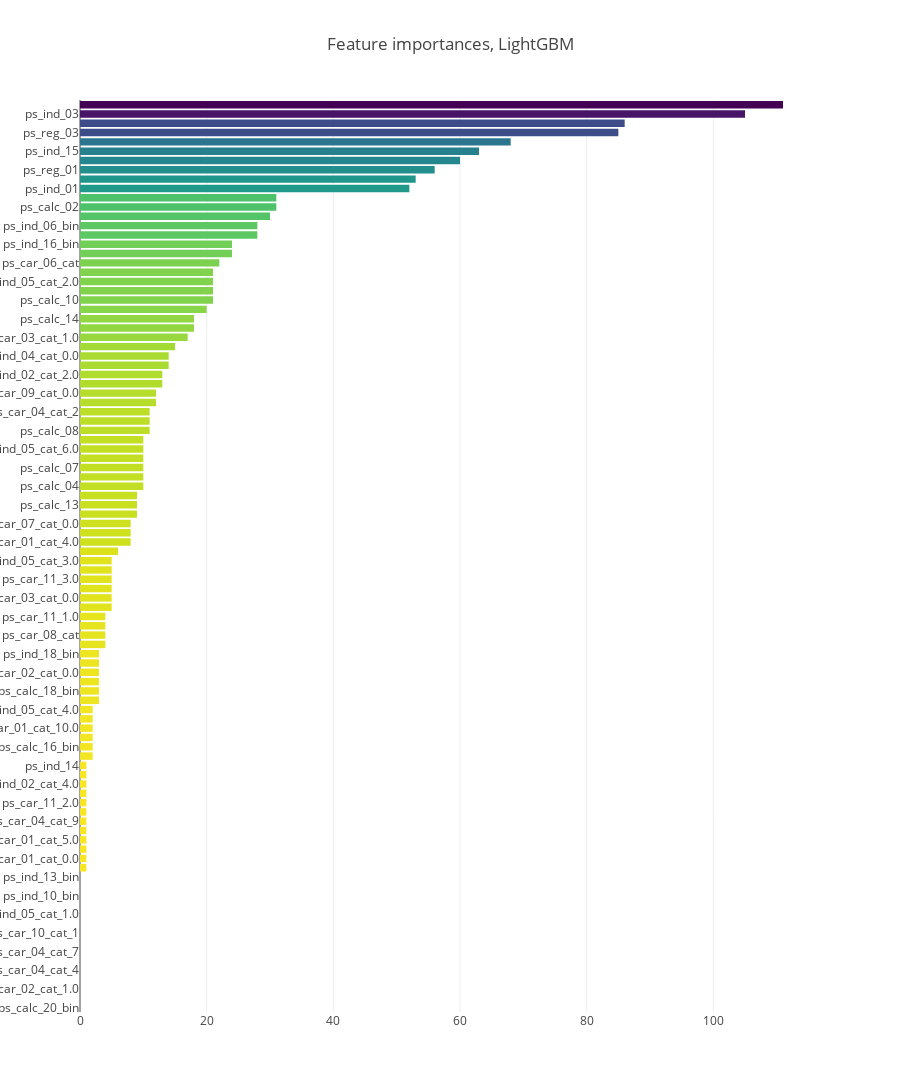

The notebook cell this image was saved under:
### Code cell
features = train_p.drop(['id', 'target'],axis=1).columns.values
x, y = (list(x) for x in zip(*sorted(zip(lgb.feature_importances_, features), 
                                                            reverse = False)))
#print(y)
indice = 0
for thisy in y:
    if 'ps_ind' in thisy:
        print(indice)
        print(y[indice])
        print(x[indice])
    indice = indice+1

trace2 = go.Bar(
    x=x ,
    y=y,
    marker=dict(
        color=x,
        colorscale = 'Viridis',
        reversescale = True
    ),
    name='lightGBM Feature importance',
    orientation='h',
)

layout = dict(
    title='Feature importances, LightGBM',
     width = 900, height = 2000,
    yaxis=dict(
        showgrid=False,
        showline=False,
        showticklabels=True,
#         domain=[0, 0.85],
    ))

fig1 = go.Figure(data=[trace2])
fig1['layout'].update(layout)
py.iplot(fig1, filename='plots')

### Figure 1 — Plotly figure (JSON) as saved in the notebook; plotly's stock layout.template omitted (floating-point values rounded to 4 significant figures)
{"data": [{"marker": {"color": [0, 0, 0, 0, 0, 0, 0, 0, 0, 0, 0, 0, 0, 0, 0, 1, 1, 1, 1, 1, 1, 1, 1, 1, 1, 1, 1, 2, 2, 2, 2, 2, 2, 3, 3, 3, 3, 3, 3, 4, 4, 4, 4, 5, 5, 5, 5, 5, 5, 6, 8, 8, 8, 9, 9, 9, 10, 10, 10, 10, 10, 10, 11, 11, 11, 12, 12, 13, 13, 14, 14, 15, 17, 18, 18, 20, 21, 21, 21, 21, 22, 24, 24, 28, 28, 30, 31, 31, 52, 53, 56, 60, 63, 68, 85, 86, 105, 111], "colorscale": "Viridis", "reversescale": true}, "name": "lightGBM Feature importance", "orientation": "h", "type": "bar", "x": [0, 0, 0, 0, 0, 0, 0, 0, 0, 0, 0, 0, 0, 0, 0, 1, 1, 1, 1, 1, 1, 1, 1, 1, 1, 1, 1, 2, 2, 2, 2, 2, 2, 3, 3, 3, 3, 3, 3, 4, 4, 4, 4, 5, 5, 5, 5, 5, 5, 6, 8, 8, 8, 9, 9, 9, 10, 10, 10, 10, 10, 10, 11, 11, 11, 12, 12, 13, 13, 14, 14, 15, 17, 18, 18, 20, 21, 21, 21, 21, 22, 24, 24, 28, 28, 30, 31, 31, 52, 53, 56, 60, 63, 68, 85, 86, 105, 111], "y": ["ps_calc_20_bin", "ps_car_01_cat_3.0", "ps_car_02_cat_1.0", "ps_car_04_cat_3", "ps_car_04_cat_4", "ps_car_04_cat_5", "ps_car_04_cat_7", "ps_car_04_cat_8", "ps_car_10_cat_1", "ps_car_10_cat_2", "ps_ind_05_cat_1.0", "ps_ind_05_cat_5.0", "ps_ind_10_bin", "ps_ind_11_bin", "ps_ind_13_bin", "ps_calc_17_bin", "ps_car_01_cat_0.0", "ps_car_01_cat_1.0", "ps_car_01_cat_5.0", "ps_car_04_cat_1", "ps_car_04_cat_9", "ps_car_09_cat_4.0", "ps_car_11_2.0", "ps_ind_02_cat_3.0", "ps_ind_02_cat_4.0", "ps_ind_12_bin", "ps_ind_14", "ps_calc_15_bin", "ps_calc_16_bin", "ps_calc_19_bin", "ps_car_01_cat_10.0", "ps_car_05_cat_0.0", "ps_ind_05_cat_4.0", "ps_calc_03", "ps_calc_18_bin", "ps_car_01_cat_2.0", "ps_car_02_cat_0.0", "ps_car_04_cat_6", "ps_ind_18_bin", "ps_car_05_cat_1.0", "ps_car_08_cat", "ps_car_09_cat_2.0", "ps_car_11_1.0", "ps_car_01_cat_8.0", "ps_car_03_cat_0.0", "ps_car_09_cat_3.0", "ps_car_11_3.0", "ps_ind_04_cat_1.0", "ps_ind_05_cat_3.0", "ps_car_01_cat_11.0", "ps_car_01_cat_4.0", "ps_car_01_cat_6.0", "ps_car_07_cat_0.0", "ps_calc_12", "ps_calc_13", "ps_ind_02_cat_1.0", "ps_calc_04", "ps_calc_06", "ps_calc_07", "ps_car_11_0.0", "ps_ind_05_cat_6.0", "ps_ind_08_bin", "ps_calc_08", "ps_car_01_cat_9.0", "ps_car_04_cat_2", "ps_calc_09", "ps_car_09_cat_0.0", "ps_calc_11", "ps_ind_02_cat_2.0", "ps_calc_05", "ps_ind_04_cat_0.0", "ps_ind_09_bin", "ps_car_03_cat_1.0", "ps_calc_01", "ps_calc_14", "ps_car_09_cat_1.0", "ps_calc_10", "ps_car_01_cat_7.0", "ps_ind_05_cat_2.0", "ps_ind_07_bin", "ps_car_06_cat", "ps_car_07_cat_1.0", "ps_ind_16_bin", "ps_car_15", "ps_ind_06_bin", "ps_car_11_cat", "ps_calc_02", "ps_car_12", "ps_ind_01", "ps_car_14", "ps_reg_01", "ps_ind_05_cat_0.0", "ps_ind_15", "ps_ind_17_bin", "ps_reg_03", "ps_reg_02", "ps_ind_03", "ps_car_13"]}], "layout": {"height": 2000, "title": "Feature importances, LightGBM", "width": 900, "yaxis": {"showgrid": false, "showline": false, "showticklabels": true}}}
